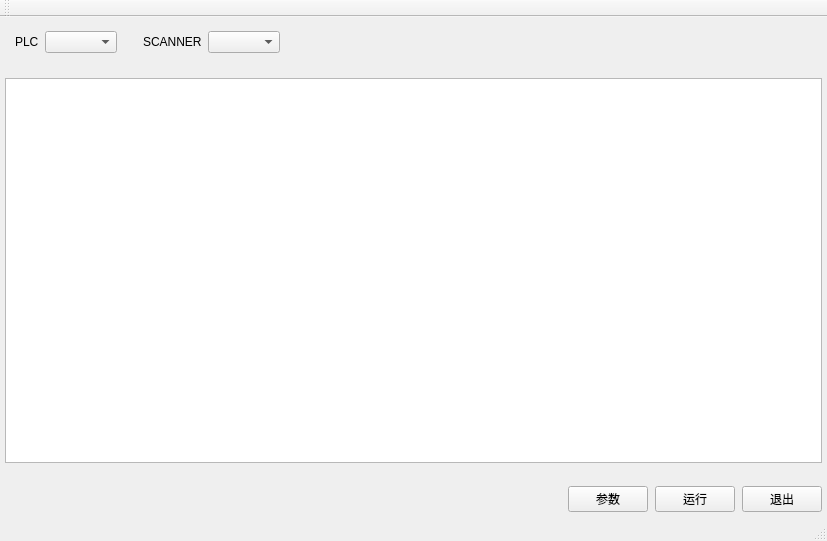
<?xml version="1.0" encoding="UTF-8"?>
<ui version="4.0">
 <class>QtGuiApplicationClass</class>
 <widget class="QMainWindow" name="QtGuiApplicationClass">
  <property name="geometry">
   <rect>
    <x>0</x>
    <y>0</y>
    <width>827</width>
    <height>541</height>
   </rect>
  </property>
  <property name="windowTitle">
   <string>QtGuiApplication</string>
  </property>
  <widget class="QWidget" name="centralWidget">
   <layout class="QVBoxLayout" name="verticalLayout_2" stretch="0,0,1,0,0">
    <property name="leftMargin">
     <number>5</number>
    </property>
    <property name="topMargin">
     <number>5</number>
    </property>
    <property name="rightMargin">
     <number>5</number>
    </property>
    <property name="bottomMargin">
     <number>0</number>
    </property>
    <item>
     <layout class="QHBoxLayout" name="horizontalLayout_2">
      <item>
       <layout class="QHBoxLayout" name="horizontalLayout_3" stretch="0,0,0,0,0,1">
        <property name="leftMargin">
         <number>10</number>
        </property>
        <item>
         <widget class="QLabel" name="label">
          <property name="text">
           <string>PLC</string>
          </property>
         </widget>
        </item>
        <item>
         <widget class="QComboBox" name="comboBoxPLC"/>
        </item>
        <item>
         <spacer name="verticalSpacer_3">
          <property name="orientation">
           <enum>Qt::Vertical</enum>
          </property>
          <property name="sizeHint" stdset="0">
           <size>
            <width>20</width>
            <height>40</height>
           </size>
          </property>
         </spacer>
        </item>
        <item>
         <widget class="QLabel" name="label_2">
          <property name="text">
           <string>SCANNER</string>
          </property>
         </widget>
        </item>
        <item>
         <widget class="QComboBox" name="comboBoxScanner"/>
        </item>
        <item>
         <spacer name="verticalSpacer_2">
          <property name="orientation">
           <enum>Qt::Vertical</enum>
          </property>
          <property name="sizeHint" stdset="0">
           <size>
            <width>20</width>
            <height>40</height>
           </size>
          </property>
         </spacer>
        </item>
       </layout>
      </item>
     </layout>
    </item>
    <item>
     <spacer name="horizontalSpacer">
      <property name="orientation">
       <enum>Qt::Horizontal</enum>
      </property>
      <property name="sizeHint" stdset="0">
       <size>
        <width>40</width>
        <height>10</height>
       </size>
      </property>
     </spacer>
    </item>
    <item>
     <widget class="QTextBrowser" name="textBrowser"/>
    </item>
    <item>
     <spacer name="horizontalSpacer_2">
      <property name="orientation">
       <enum>Qt::Horizontal</enum>
      </property>
      <property name="sizeHint" stdset="0">
       <size>
        <width>40</width>
        <height>10</height>
       </size>
      </property>
     </spacer>
    </item>
    <item>
     <layout class="QHBoxLayout" name="horizontalLayout" stretch="1,0,0,0">
      <property name="spacing">
       <number>7</number>
      </property>
      <item>
       <spacer name="verticalSpacer">
        <property name="orientation">
         <enum>Qt::Vertical</enum>
        </property>
        <property name="sizeHint" stdset="0">
         <size>
          <width>20</width>
          <height>40</height>
         </size>
        </property>
       </spacer>
      </item>
      <item>
       <widget class="QPushButton" name="configButton">
        <property name="text">
         <string>参数</string>
        </property>
       </widget>
      </item>
      <item>
       <widget class="QPushButton" name="runButton">
        <property name="text">
         <string>运行</string>
        </property>
       </widget>
      </item>
      <item>
       <widget class="QPushButton" name="exitButton">
        <property name="text">
         <string>退出</string>
        </property>
       </widget>
      </item>
     </layout>
    </item>
   </layout>
  </widget>
  <widget class="QMenuBar" name="menuBar">
   <property name="geometry">
    <rect>
     <x>0</x>
     <y>0</y>
     <width>827</width>
     <height>26</height>
    </rect>
   </property>
  </widget>
  <widget class="QToolBar" name="mainToolBar">
   <attribute name="toolBarArea">
    <enum>TopToolBarArea</enum>
   </attribute>
   <attribute name="toolBarBreak">
    <bool>false</bool>
   </attribute>
  </widget>
  <widget class="QStatusBar" name="statusBar"/>
 </widget>
 <layoutdefault spacing="6" margin="11"/>
 <resources>
  <include location="QtGuiApplication.qrc"/>
 </resources>
 <connections>
  <connection>
   <sender>exitButton</sender>
   <signal>clicked()</signal>
   <receiver>QtGuiApplicationClass</receiver>
   <slot>close()</slot>
   <hints>
    <hint type="sourcelabel">
     <x>776</x>
     <y>495</y>
    </hint>
    <hint type="destinationlabel">
     <x>800</x>
     <y>513</y>
    </hint>
   </hints>
  </connection>
 </connections>
 <slots>
  <slot>test()</slot>
 </slots>
</ui>
